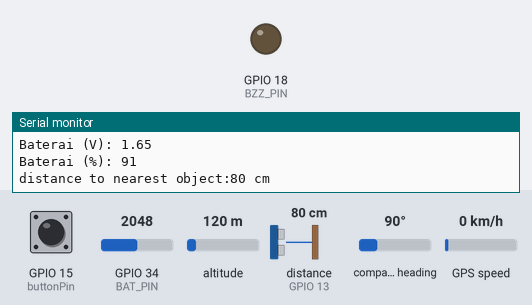
A sketch run on a simulated ESP32. Parts: output pins drawn as LEDs (lit = HIGH), the last lines printed to the serial monitor. Wiring (inferred from the names in the program): ultrasonic range finder: trigger GPIO 33; echo GPIO 13. The test bench sets the inputs (shaded band); at power-on: GPIO 34 (BAT_PIN) = 2048, GPIO 15 (buttonPin) LOW, altitude 120 m, distance to the obstacle (sensor on GPIO 13) 80 cm, compass heading 90°, GPS speed 0 km/h. The echo pulse lasts 58.3 µs per cm; WiFi joins after 1.5 s; servers stay silent unless stated; the GPS gets a fix after 3 s at 37.7749, -122.4194 with 8 satellites; pins used as bus, display or sensor lines are not drawn.

Above: at 2.7 s.
2.8 s: GPIO 34 (BAT_PIN) set to 1430
6.1 s: GPIO 34 (BAT_PIN) set to 1343
At 7.5 s:
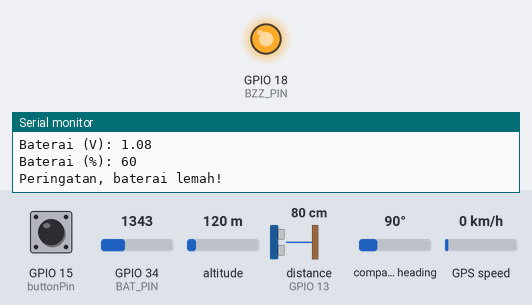
Timing chart, 0 to 16.3 s (numbered marks = the images above; inputs shaded):
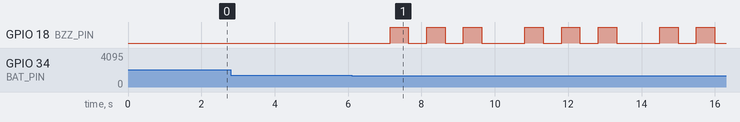

Measured:
- the behaviour switches between 1403 and 1402 on GPIO 34 (BAT_PIN) (found by bisection; images 0 and 1)
- after the input at 6.1 s, GPIO 18 (BZZ_PIN): LOW → HIGH after 1.0 s, then repeats every 3.7 s: 2 × (LOW 0.50 s, HIGH 0.50 s), LOW 1.2 s, HIGH 0.50 s

The sketch:

Tugas_Besar_Sistem_Digital_dan_Mikroprosesor_C1.ino
```cpp
/*EL2142 Sistem Digital dan Mikroprosesor
 *Modul             : Tugas Besar
 *Hari dan Tanggal  : 9 Desember 2022
 *Nama (NIM) 1      : Kayyisa Zahratulfirdaus (18320011)
 *Nama (NIM) 2      : Namira Husaimah (18319039)
 *Nama File         :
 *Deskripsi         : Program alat bantu jalan untuk tunanetra
 *
 *
 */

#include <Arduino.h>
#include "ESP32_MailClient.h"
#include <WiFi.h>
#include <TinyGPS++.h>
#include <SoftwareSerial.h>

const char *SSID = "Nama Wifi";
const char *PWD = "Password Wifi";
#define GMAIL_SMTP_SEVER "smtp.gmail.com"
#define GMAIL_SMTP_USERNAME "Alamat Email"
#define GMAIL_SMTP_PASSWORD "yyvkvlucckfrohjj"
#define GMAIL_SMTP_PORT 465

unsigned long previousMillis = 0;
unsigned long interval = 30000;

//Init Button
const int buttonPin = 15;
int buttonState = 0;

//Init GPS
static const int RXPin = 23, TXPin = 21;
static const uint32_t GPSBaud = 9600;

//Init Sensor
const unsigned int TRIG_PIN=33; //arduino 13
const unsigned int ECHO_PIN=13; //arduino 12
const unsigned int BZZ_PIN=18; // arduino 3
const unsigned int BAT_PIN=34; // arduino 3

float battery;
float bat_percentage;

// The TinyGPS++ object
TinyGPSPlus gps;

// The serial connection to the GPS device
SoftwareSerial ss(RXPin, TXPin);

// EMail Data
SMTPData data;
void connectToWiFi() {
  Serial.print("Connectiog to ");

  WiFi.begin(SSID, PWD);
  Serial.println(SSID);
  while (WiFi.status() != WL_CONNECTED) {
    Serial.print(".");
    delay(500);
  }
  Serial.print("Connected - ");
  //Serial.println(WiFi.localIP);
}

String sendEmail(char *subject, char *sender, char *body, char *recipient, boolean htmlFormat) {
  data.setLogin(GMAIL_SMTP_SEVER, GMAIL_SMTP_PORT, GMAIL_SMTP_USERNAME, GMAIL_SMTP_PASSWORD);
  data.setSender(sender, GMAIL_SMTP_USERNAME);
  data.setSubject(subject);
  data.setMessage(body, htmlFormat);
  data.addRecipient(recipient);
  if (!MailClient.sendMail(data))
    return MailClient.smtpErrorReason();

  return "";
}

void setup() {
  Serial.begin(9600);

  // Connect to WiFi
  connectToWiFi();

  // initialize the pushbutton pin as an input:
  pinMode(buttonPin, INPUT);

  // GPS
  ss.begin(GPSBaud);

  //Sensor
  pinMode(TRIG_PIN, OUTPUT);
  pinMode(ECHO_PIN, INPUT);
  pinMode(BZZ_PIN, OUTPUT);
  pinMode(BAT_PIN, INPUT);

}

void loop() {
  //Init
  char body[2048];
  float latitude = 0;
  float longitude = 0;

  //Rechecking Connection
  unsigned long currentMillis = millis();
  // if WiFi is down, try reconnecting every CHECK_WIFI_TIME seconds
  if ((WiFi.status() != WL_CONNECTED) && (currentMillis - previousMillis >=interval)) {
    Serial.print(millis());
    Serial.println("Reconnecting to WiFi...");
    WiFi.disconnect();
    WiFi.reconnect();
    previousMillis = currentMillis;
  }

  //GPS
   while (ss.available() > 0){
    gps.encode(ss.read());
    if (gps.location.isUpdated()){
      Serial.print("Latitude= ");
      Serial.print(gps.location.lat(), 6);
      latitude = gps.location.lat();
      Serial.print(" Longitude= ");
      Serial.println(gps.location.lng(), 6);
      longitude = gps.location.lng();
    }
  }


  //battery = 1.13;
  int voltage_read = analogRead(BAT_PIN);
  battery = (voltage_read * 3.3) / 4095;
  bat_percentage = (battery * 100)/ 1.8;


    Serial.print("Baterai (V): ");
    Serial.println(battery);
    Serial.print("Baterai (%): ");
    Serial.println(int(bat_percentage));


  //Low Battery Notification
  if (battery <= 1.13){
    //Define the email body
    sprintf(body, "<h2>Emergency</h2><br/><p><b>Peringatan! Baterai Habis. Lokasi terakhir di: </b></p><br/><p><b>www.google.com/maps/place/%.14f,%.14f</font></p>", latitude, longitude);
    String result = sendEmail("Alat Bantu Jalan Tuna Netra", "ESP32", body, "adeliazeta@gmail.com", true);

    Serial.println("Peringatan, baterai lemah!");
    digitalWrite(BZZ_PIN, HIGH);
    delay(500);
    digitalWrite(BZZ_PIN, LOW);
    delay(500);
    digitalWrite(BZZ_PIN, HIGH);
    delay(500);
    digitalWrite(BZZ_PIN, LOW);
    delay(500);
    digitalWrite(BZZ_PIN, HIGH);
    delay(500);
    digitalWrite(BZZ_PIN, LOW);
  }


  //Distance Detection
  digitalWrite(TRIG_PIN, LOW);
  delayMicroseconds(2);
  digitalWrite(TRIG_PIN, HIGH);
  delayMicroseconds(10);
  digitalWrite(TRIG_PIN, LOW);


  const unsigned long duration= pulseIn(ECHO_PIN, HIGH);
  int distance= duration/29/2;
  if(duration==0){
   Serial.println("Warning: no pulse from sensor");
   }
  else{
      Serial.print("distance to nearest object:");
      Serial.print(distance);
      Serial.println(" cm");
      Serial.println();
      Serial.println();

      //Object Detection
      if (distance <= 50){
        digitalWrite(BZZ_PIN, HIGH);
      }
      else{
        digitalWrite(BZZ_PIN, LOW);
      }
    }
   delay(100);

  //Define the email body
  sprintf(body, "<h2>Emergency</h2><br/><p><b>Email ini dikirim ketika emergency button pada alat bantu jalan tuna netra dipencet. Tolong jemput saya dengan lokasi di: </b></p><br/><p><b>www.google.com/maps/place/%.14f,%.14f</font></p>", latitude, longitude);

  // read the state of the pushbutton value:
  buttonState = digitalRead(buttonPin);

  if (buttonState == HIGH) {
    // Sending the email
    String result = sendEmail("Alat Bantu Jalan Tuna Netra", "ESP32", body, "adeliazeta@gmail.com", true);
    digitalWrite(BZZ_PIN, HIGH);
    delay(500);
    digitalWrite(BZZ_PIN, LOW);
    delay(500);
    digitalWrite(BZZ_PIN, HIGH);
    delay(500);
    digitalWrite(BZZ_PIN, LOW);
  }

}
```
